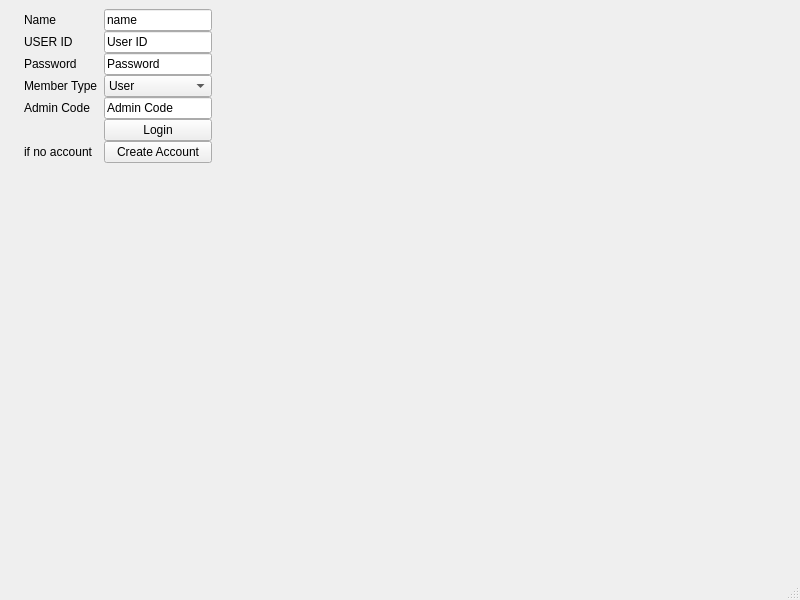
<?xml version="1.0" encoding="UTF-8"?>
<ui version="4.0">
 <class>MainWindow</class>
 <widget class="QMainWindow" name="MainWindow">
  <property name="geometry">
   <rect>
    <x>0</x>
    <y>0</y>
    <width>800</width>
    <height>600</height>
   </rect>
  </property>
  <property name="windowTitle">
   <string>MainWindow</string>
  </property>
  <widget class="QWidget" name="centralwidget">
   <layout class="QFormLayout" name="formLayout_2">
    <item row="0" column="0">
     <layout class="QFormLayout" name="formLayout">
      <property name="horizontalSpacing">
       <number>6</number>
      </property>
      <property name="verticalSpacing">
       <number>0</number>
      </property>
      <property name="leftMargin">
       <number>15</number>
      </property>
      <item row="0" column="0">
       <widget class="QLabel" name="label">
        <property name="text">
         <string>Name</string>
        </property>
       </widget>
      </item>
      <item row="0" column="1">
       <widget class="QLineEdit" name="nameInput">
        <property name="text">
         <string>name</string>
        </property>
       </widget>
      </item>
      <item row="1" column="0">
       <widget class="QLabel" name="label_2">
        <property name="text">
         <string>USER ID</string>
        </property>
       </widget>
      </item>
      <item row="1" column="1">
       <widget class="QLineEdit" name="userIdInput">
        <property name="text">
         <string>User ID</string>
        </property>
       </widget>
      </item>
      <item row="2" column="0">
       <widget class="QLabel" name="label_3">
        <property name="text">
         <string>Password</string>
        </property>
       </widget>
      </item>
      <item row="2" column="1">
       <widget class="QLineEdit" name="passwordInput">
        <property name="text">
         <string>Password</string>
        </property>
       </widget>
      </item>
      <item row="3" column="0">
       <widget class="QLabel" name="label_4">
        <property name="text">
         <string>Member Type</string>
        </property>
       </widget>
      </item>
      <item row="3" column="1">
       <widget class="QComboBox" name="memberTypeComboBox">
        <item>
         <property name="text">
          <string>User</string>
         </property>
        </item>
        <item>
         <property name="text">
          <string>Administrator</string>
         </property>
        </item>
       </widget>
      </item>
      <item row="4" column="0">
       <widget class="QLabel" name="label_5">
        <property name="text">
         <string>Admin Code</string>
        </property>
       </widget>
      </item>
      <item row="4" column="1">
       <widget class="QLineEdit" name="adminCodeInput">
        <property name="text">
         <string>Admin Code</string>
        </property>
       </widget>
      </item>
      <item row="5" column="1">
       <widget class="QPushButton" name="loginButton">
        <property name="text">
         <string>Login</string>
        </property>
       </widget>
      </item>
      <item row="6" column="1">
       <widget class="QPushButton" name="createAccountButton">
        <property name="text">
         <string>Create Account</string>
        </property>
       </widget>
      </item>
      <item row="6" column="0">
       <widget class="QLabel" name="label_6">
        <property name="text">
         <string>if no account</string>
        </property>
       </widget>
      </item>
     </layout>
    </item>
   </layout>
  </widget>
  <widget class="QMenuBar" name="menubar">
   <property name="geometry">
    <rect>
     <x>0</x>
     <y>0</y>
     <width>800</width>
     <height>22</height>
    </rect>
   </property>
  </widget>
  <widget class="QStatusBar" name="statusbar"/>
 </widget>
 <resources/>
 <connections/>
</ui>
